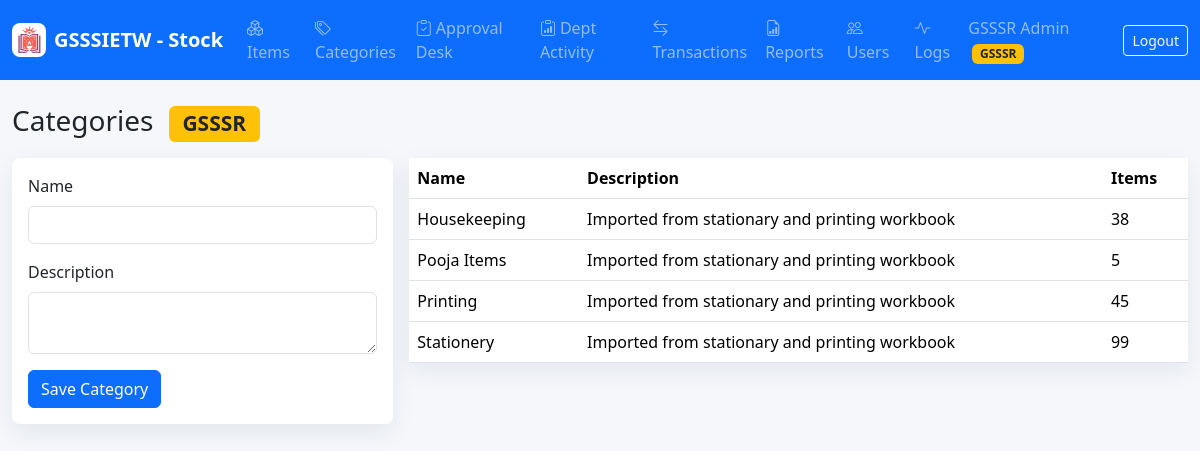
Screenshot of /admin/categories.php (signed in) with the database file from the repository.
### tables this page shows
CREATE TABLE categories (
  id INT AUTO_INCREMENT PRIMARY KEY,
  name VARCHAR(120) NOT NULL UNIQUE,
  description TEXT NULL,
  created_at TIMESTAMP DEFAULT CURRENT_TIMESTAMP
);

### includes/db.php (called while the page is built, shortened)
<?php
final class Database
{
    private static ?PDO $pdo = null;
    public static function conn(): PDO
    {
        if (self::$pdo === null) {
            $dsn = 'mysql:host=' . DB_HOST . ';dbname=' . DB_NAME . ';charset=utf8mb4';
            self::$pdo = new PDO($dsn, DB_USER, DB_PASS, [
                PDO::ATTR_ERRMODE => PDO::ERRMODE_EXCEPTION,
                PDO::ATTR_DEFAULT_FETCH_MODE => PDO::FETCH_ASSOC,
                PDO::ATTR_EMULATE_PREPARES => false,
            ]);
        }
        return self::$pdo;
    }
}

### includes/functions.php (called while the page is built, shortened)
<?php
require_once __DIR__ . '/db.php';
function e(?string $value): string
{
    return htmlspecialchars((string)$value, ENT_QUOTES, 'UTF-8');
}
function rows(string $sql, array $params = []): array
{
    $stmt = Database::conn()->prepare($sql);
    $stmt->execute($params);
    return $stmt->fetchAll();
}

### admin/categories.php (the view, shortened to what this page needs)
<?php
require_once __DIR__ . '/../includes/layout.php';
$categories = rows(
    'SELECT c.*, COUNT(i.id) item_count FROM categories c
     LEFT JOIN items i ON i.category_id=c.id AND i.deleted_at IS NULL
     GROUP BY c.id ORDER BY c.name'
);
?>
<h1 class="h3 mb-3">Categories <span class="badge bg-warning text-dark ms-2">GSSSR</span></h1>
<div class="row g-3">
  <div class="col-lg-4">
    <div class="card metric-card"><div class="card-body">
      <form method="post"><?php csrf_field(); ?>
        <div class="mb-3"><label class="form-label">Name</label><input name="name" class="form-control" required></div>
        <div class="mb-3"><label class="form-label">Description</label><textarea name="description" class="form-control"></textarea></div>
        <button class="btn btn-primary">Save Category</button>
      </form>
    </div></div>
  </div>
  <div class="col-lg-8">
    <div class="card metric-card"><div class="table-responsive">
      <table class="table mb-0">
        <thead><tr><th>Name</th><th>Description</th><th>Items</th></tr></thead>
        <tbody>
          <?php foreach ($categories as $c): ?>
          <tr><td><?= e($c['name']) ?></td><td><?= e($c['description']) ?></td><td><?= e($c['item_count']) ?></td></tr>
          <?php endforeach; ?>
        </tbody>
      </table>
    </div></div>
  </div>
</div>

### assets/css/app.css (style rules this page uses)
body { background: #f5f7fb; }
.metric-card { border: 0; border-radius: 8px; box-shadow: 0 8px 24px rgba(30, 41, 59, .08); }
.table thead th { white-space: nowrap; }

### rows the page displays
categories: name "Housekeeping", description "Imported from stationary and printing workbook", item_count "38"
categories: name "Pooja Items", description "Imported from stationary and printing workbook", item_count "5"
categories: name "Printing", description "Imported from stationary and printing workbook", item_count "45"
categories: name "Stationery", description "Imported from stationary and printing workbook", item_count "99"

### other values shown
APP_SHORT_NAME "GSSSIETW - Stock"
$l[1] "Items"
$l[1] "Categories"
$l[1] "Approval Desk"
$l[1] "Dept Activity"
$l[1] "Transactions"
$l[1] "Reports"
$l[1] "Users"
$l[1] "Logs"
$u['name'] "GSSSR Admin"
$role "GSSSR"
